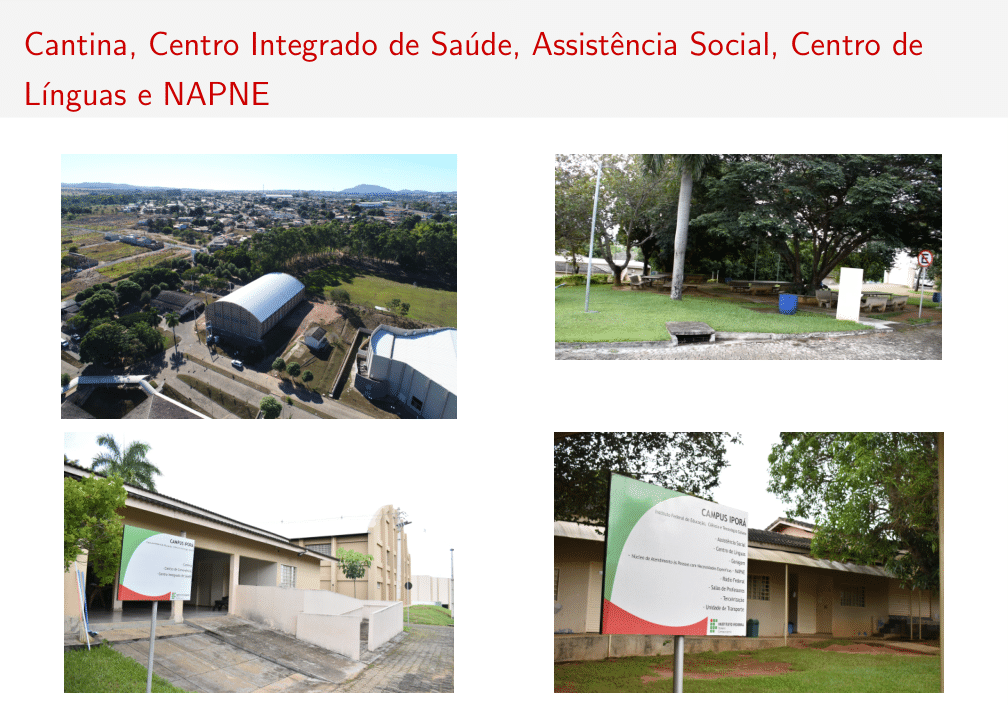
#> input picture if-imgs/img1.png, 1008 x 705 px, found by its file name; its folder holds only this picture in this run
$ python muda_nome.py
#> lines starting #> are read from the running program, lines starting #| are printed output that depends on the picture
from PIL import Image
import os

path = os.getcwd()

l, t, r, b = 0, 26, 1008, 731

for i in range(1,28):
    im = Image.open(f"{os.getcwd()}\\img{i}.png")
#> im is the input picture: PIL image 1008x705 P; mean R, G, B 185.2, 184.6, 177.2
    im1 = im.crop((l, t, r, b))
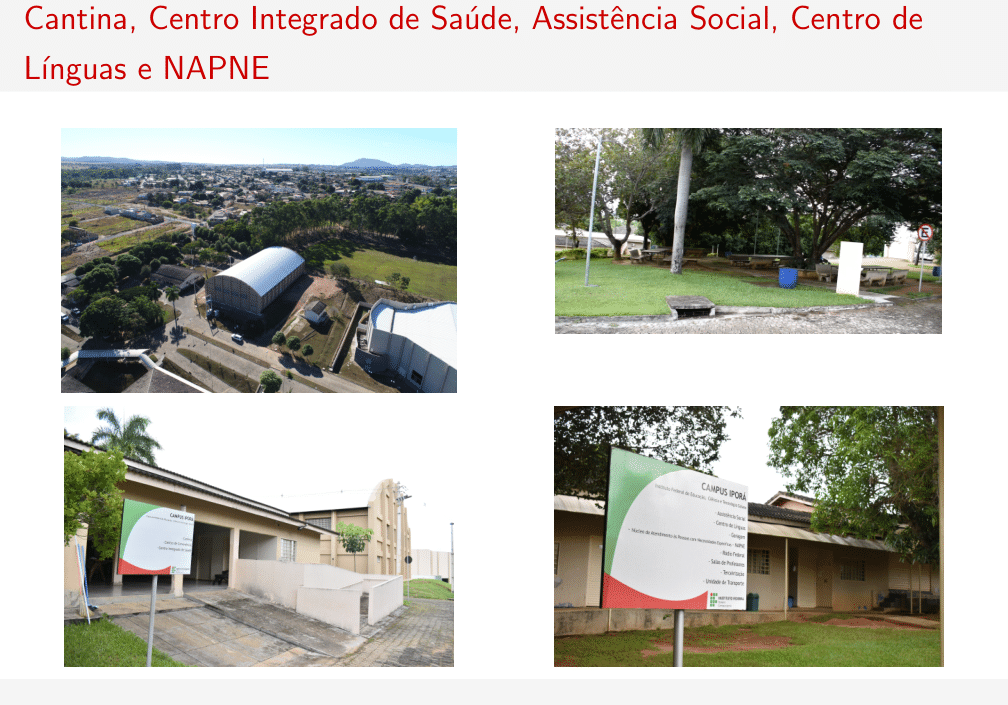
#> im1: PIL image 1008x705 P; mean R, G, B 185.3, 184.6, 177.3
#> (the run stopped early here; a loop or call above may not have finished)
